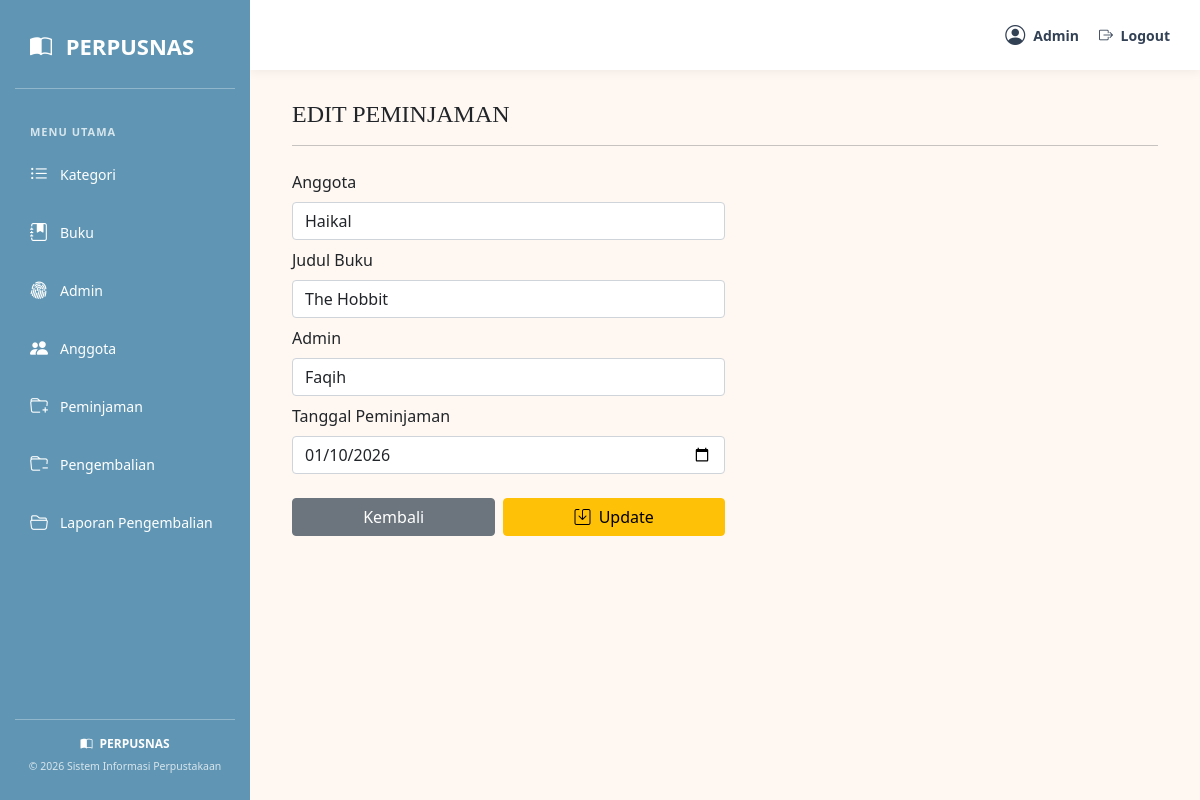
The app's page /loginadmin/index.php?f=peminjaman&m=update&idpem=3&idbuku=14 (signed in) with its own data.
### tables this page shows
CREATE TABLE `t_peminjaman` (
  `f_id` int(11) NOT NULL,
  `f_idadmin` int(11) NOT NULL,
  `f_idanggota` int(11) NOT NULL,
  `f_tanggalpeminjaman` date NOT NULL,
  `created_at` timestamp NOT NULL DEFAULT current_timestamp(),
  `updated_at` timestamp NOT NULL DEFAULT current_timestamp() ON UPDATE current_timestamp()
);

CREATE TABLE `t_anggota` (
  `f_id` int(11) NOT NULL,
  `f_nama` varchar(200) NOT NULL,
  `f_username` varchar(200) NOT NULL,
  `f_password` varchar(200) NOT NULL,
  `f_tempatlahir` varchar(100) NOT NULL,
  `f_tangallahir` date NOT NULL,
  `created_at` timestamp NOT NULL DEFAULT current_timestamp(),
  `updated_at` timestamp NOT NULL DEFAULT current_timestamp() ON UPDATE current_timestamp()
);

CREATE TABLE `t_detailpeminjaman` (
  `f_id` int(11) NOT NULL,
  `f_idpeminjaman` int(11) NOT NULL,
  `f_iddetailbuku` int(11) NOT NULL,
  `f_tanggalkembali` date NOT NULL,
  `created_at` timestamp NOT NULL DEFAULT current_timestamp(),
  `updated_at` timestamp NOT NULL DEFAULT current_timestamp() ON UPDATE current_timestamp()
);

### dbcontroller.php (called while the page is built, shortened)
<?php class dbcontroller
{
    private $host = "127.0.0.1";
    private $user = "root";
    private $password = "";
    private $database = "perpus";
    private $koneksi;
    public function __construct()
    {
        $this->koneksi = $this->koneksiDB();
    }
    public function koneksiDB()
    {
        $koneksi = mysqli_connect($this->host, $this->user, $this->password, $this->database);
        return $koneksi;
    }
    public function getALL($sql)
    {
        $result = mysqli_query($this->koneksi, $sql);
        $data = [];
        while ($row = mysqli_fetch_assoc($result)) {
            $data[] = $row;
        }
        return $data;
    }
    public function getITEM($sql)
    {
        $result = mysqli_query($this->koneksi, $sql);
        $row = mysqli_fetch_assoc($result);
        return ($row);
    }
}

### peminjaman/update.php (the view, shortened to what this page needs)
<?php
$idborrow = (int) $_GET['idpem'];
$idbuku = (int) $_GET['idbuku'];
$itemold = $db->getITEM("
    SELECT
        t_detailpeminjaman.f_iddetailbuku,
        t_peminjaman.f_idanggota,
        t_peminjaman.f_idadmin,
        t_peminjaman.f_tanggalpeminjaman
    FROM t_peminjaman
    INNER JOIN t_detailpeminjaman
        ON t_peminjaman.f_id = t_detailpeminjaman.f_idpeminjaman
    WHERE t_peminjaman.f_id = $idborrow
");
$itema = $db->getALL("
    SELECT * FROM t_admin ORDER BY f_nama ASC
");
$itemm = $db->getALL("
    SELECT * FROM t_anggota ORDER BY f_nama ASC
");
$itemb = $db->getALL("
    SELECT
        t_detailbuku.f_id AS idbookdetail,
        t_buku.f_judul
    FROM t_detailbuku
    INNER JOIN t_buku
        ON t_detailbuku.f_idbuku = t_buku.f_id
    WHERE t_detailbuku.f_status = 'Tersedia'
       OR t_detailbuku.f_id = $idbuku
    ORDER BY t_buku.f_judul ASC
");
?>
<div class="container">
    <h4 style="font-family:Georgia, 'Times New Roman', Times, serif;">
        EDIT PEMINJAMAN
    </h4>
    <hr>
    <form action="" method="post">
        <div class="form-group w-50">
            <label class="mb-2 mt-2">Anggota</label>
            <select class="form-control" name="member" required>
                <?php foreach ($itemm as $c): ?>
                    <option value="<?= $c['f_id'] ?>" <?= ($itemold['f_idanggota'] == $c['f_id']) ? 'selected' : '' ?>>
                        <?= htmlspecialchars($c['f_nama']) ?>
                    </option>
                <?php endforeach; ?>
            </select>
            <label class="mb-2 mt-2">Judul Buku</label>
            <select class="form-control" name="book" required>
                <?php foreach ($itemb as $c): ?>
                    <option value="<?= $c['idbookdetail'] ?>" <?= ($idbuku == $c['idbookdetail']) ? 'selected' : '' ?>>
                        <?= htmlspecialchars($c['f_judul']) ?>
                    </option>
                <?php endforeach; ?>
            </select>
            <label class="mb-2 mt-2">Admin</label>
            <select class="form-control" name="admin" required>
                <?php foreach ($itema as $c): ?>
                    <option value="<?= $c['f_id'] ?>" <?= ($itemold['f_idadmin'] == $c['f_id']) ? 'selected' : '' ?>>
                        <?= htmlspecialchars($c['f_nama']) ?>
                    </option>
                <?php endforeach; ?>
            </select>
            <label class="mb-2 mt-2">Tanggal Peminjaman</label>
            <input type="date" class="form-control" name="borrowdate"
                value="<?= htmlspecialchars($itemold['f_tanggalpeminjaman']) ?>" required>
        </div>
        <br>
        <div class="w-50 d-flex gap-2">
            <a href="?f=peminjaman&m=select" class="btn btn-secondary flex-fill">
                Kembali
            </a>
            <button type="submit" name="change" value="change" class="btn btn-warning flex-fill">
                <i class="bi bi-save me-1"></i>
                Update
            </button>
        </div>
    </form>
</div>

### loginadmin/index.php (style rules this page uses)
* { box-sizing: border-box; }
body { background-color: #fff8f2; font-family: 'Segoe UI', Arial, sans-serif; margin: 0; }

### records on screen
t_peminjaman: member "Haikal", admin "Faqih"
t_detailpeminjaman: borrowdate "01/10/2026"

### other values on screen
$_SESSION['f_nama'] "Admin"
form field book "The Hobbit"
